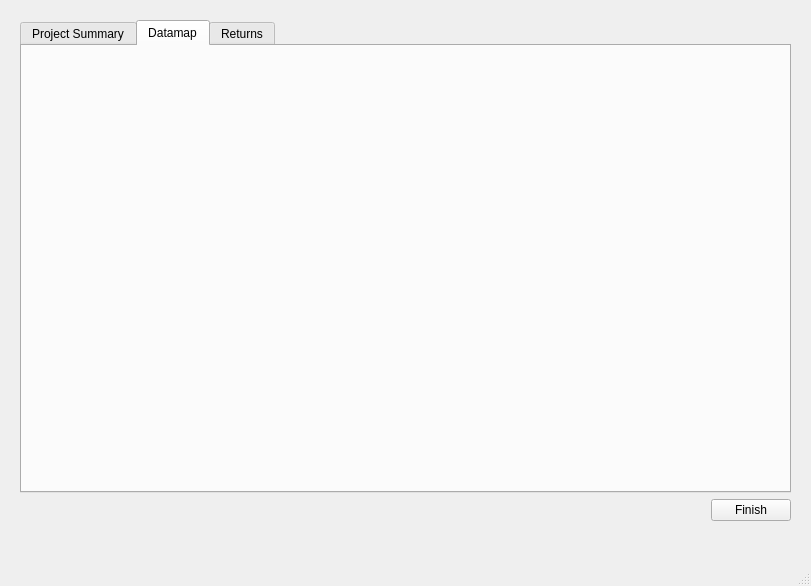
<?xml version="1.0" encoding="UTF-8"?>
<ui version="4.0">
 <class>MainXldigestWindow</class>
 <widget class="QMainWindow" name="MainXldigestWindow">
  <property name="geometry">
   <rect>
    <x>0</x>
    <y>0</y>
    <width>811</width>
    <height>586</height>
   </rect>
  </property>
  <property name="windowTitle">
   <string>xldigest</string>
  </property>
  <widget class="QWidget" name="centralwidget">
   <widget class="QWidget" name="">
    <property name="geometry">
     <rect>
      <x>20</x>
      <y>20</y>
      <width>771</width>
      <height>501</height>
     </rect>
    </property>
    <layout class="QVBoxLayout" name="verticalLayout_2">
     <item>
      <widget class="QTabWidget" name="tabWidget">
       <property name="sizePolicy">
        <sizepolicy hsizetype="Expanding" vsizetype="Expanding">
         <horstretch>1</horstretch>
         <verstretch>0</verstretch>
        </sizepolicy>
       </property>
       <property name="tabShape">
        <enum>QTabWidget::Rounded</enum>
       </property>
       <property name="currentIndex">
        <number>1</number>
       </property>
       <widget class="QWidget" name="tab">
        <attribute name="title">
         <string>Project Summary</string>
        </attribute>
        <layout class="QHBoxLayout" name="horizontalLayout">
         <item>
          <widget class="QTableView" name="projectSummary">
           <attribute name="horizontalHeaderStretchLastSection">
            <bool>true</bool>
           </attribute>
          </widget>
         </item>
        </layout>
       </widget>
       <widget class="QWidget" name="tab_2">
        <attribute name="title">
         <string>Datamap</string>
        </attribute>
        <layout class="QHBoxLayout" name="horizontalLayout_2">
         <item>
          <layout class="QVBoxLayout" name="verticalLayout">
           <item>
            <widget class="DatamapWindow" name="widget" native="true"/>
           </item>
          </layout>
         </item>
        </layout>
       </widget>
       <widget class="QWidget" name="tab_5">
        <attribute name="title">
         <string>Returns</string>
        </attribute>
        <layout class="QHBoxLayout" name="horizontalLayout_5">
         <item>
          <widget class="QTableWidget" name="tableWidget"/>
         </item>
        </layout>
       </widget>
      </widget>
     </item>
     <item>
      <layout class="QHBoxLayout" name="horizontalLayout_3">
       <item>
        <spacer name="horizontalSpacer">
         <property name="orientation">
          <enum>Qt::Horizontal</enum>
         </property>
         <property name="sizeHint" stdset="0">
          <size>
           <width>40</width>
           <height>20</height>
          </size>
         </property>
        </spacer>
       </item>
       <item>
        <widget class="QPushButton" name="finishButton">
         <property name="text">
          <string>Finish</string>
         </property>
        </widget>
       </item>
      </layout>
     </item>
    </layout>
   </widget>
  </widget>
  <widget class="QMenuBar" name="menubar">
   <property name="geometry">
    <rect>
     <x>0</x>
     <y>0</y>
     <width>811</width>
     <height>19</height>
    </rect>
   </property>
  </widget>
  <widget class="QStatusBar" name="statusbar"/>
 </widget>
 <customwidgets>
  <customwidget>
   <class>DatamapWindow</class>
   <extends>QWidget</extends>
   <header>xldigest.widgets.datamap.h</header>
   <container>1</container>
  </customwidget>
 </customwidgets>
 <resources/>
 <connections>
  <connection>
   <sender>finishButton</sender>
   <signal>clicked()</signal>
   <receiver>MainXldigestWindow</receiver>
   <slot>close()</slot>
   <hints>
    <hint type="sourcelabel">
     <x>748</x>
     <y>526</y>
    </hint>
    <hint type="destinationlabel">
     <x>405</x>
     <y>292</y>
    </hint>
   </hints>
  </connection>
 </connections>
</ui>
